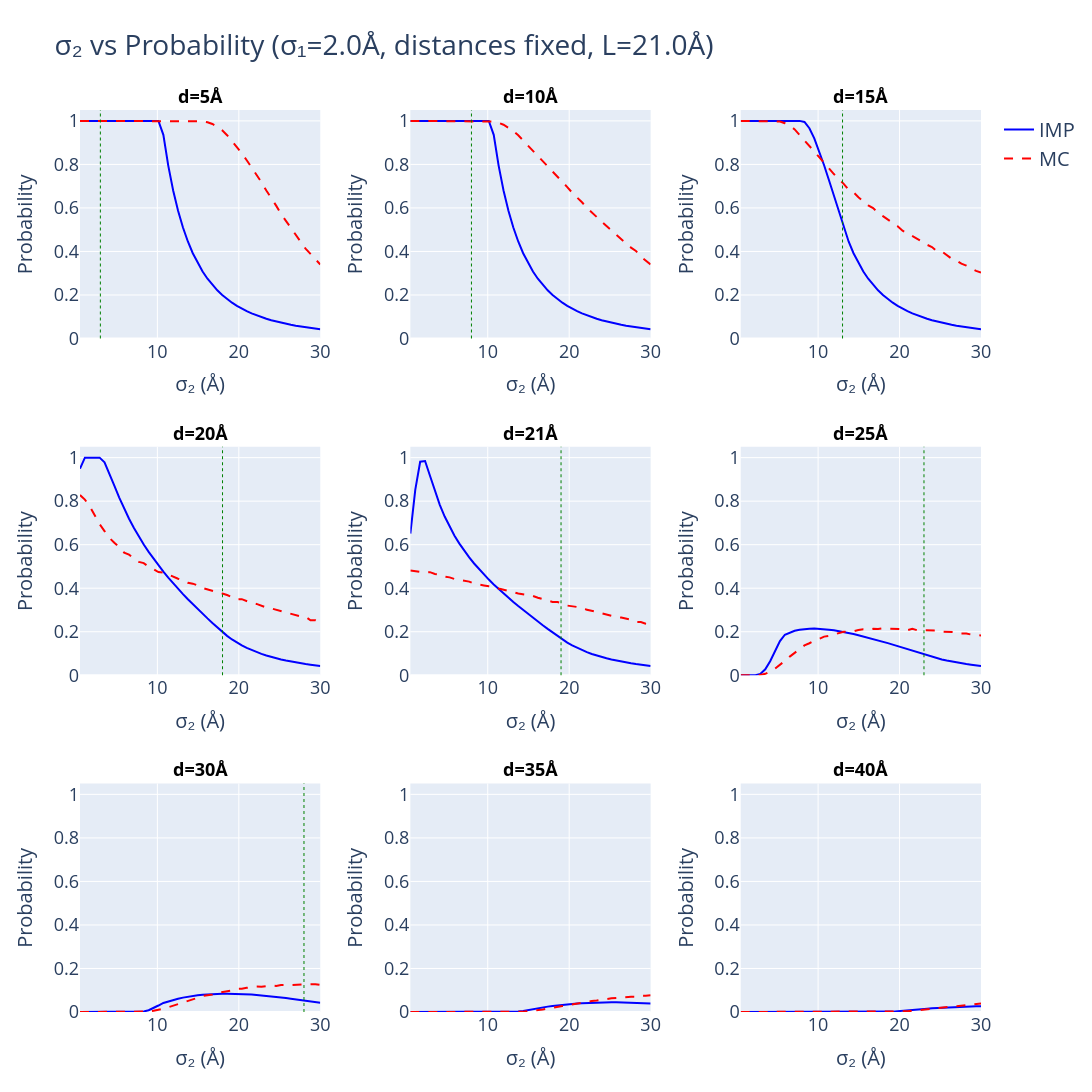

This figure's notebook cell:
### Code cell
# =============================================================================
# CELL 3: Fixed distance, σ₁=2.0Å, varying σ₂
# =============================================================================

np.random.seed(42)

# Control variables
SAVE_PLOTS = True
L = 21.0
N_MC = 50000
SIGMA1 = 2.0

print("\n" + "="*70)
print(f"CELL 3: σ₂ vs Probability (σ₁={SIGMA1}Å, distance fixed)")
print("="*70)

distance_values = [5, 10, 15, 20, 21, 25, 30, 35, 40]
sigma2_range = np.linspace(0.5, 30, 50)
p1 = np.array([0.0, 0.0, 0.0])

fig = make_subplots(
    rows=3, cols=3,
    subplot_titles=[f'd={d}Å' for d in distance_values],
    vertical_spacing=0.12,  # Increased spacing
    horizontal_spacing=0.10
)

for idx, dist in enumerate(distance_values):
    row = idx // 3 + 1
    col = idx % 3 + 1
    
    #print(f"Computing d={dist}Å...")
    
    p2 = np.array([dist, 0.0, 0.0])
    prob_imp = []
    prob_mc = []
    
    for sigma2 in sigma2_range:
        prob_imp.append(compute_imp_probability(dist, SIGMA1, sigma2, L))
        prob_mc.append(compute_mc_probability(p1, p2, SIGMA1, sigma2, L, N=N_MC))
    
    fig.add_trace(
        go.Scatter(x=sigma2_range, y=prob_imp, mode='lines',
                  name='IMP', line=dict(color='blue', width=2),
                  showlegend=(idx==0)),
        row=row, col=col
    )
    
    fig.add_trace(
        go.Scatter(x=sigma2_range, y=prob_mc, mode='lines',
                  name='MC', line=dict(color='red', width=2, dash='dash'),
                  showlegend=(idx==0)),
        row=row, col=col
    )
    
    # Mark the regime boundary (σ₁ + σ₂ = d)
    boundary_sigma2 = dist - SIGMA1
    if 0.5 <= boundary_sigma2 <= 30:
        fig.add_vline(x=boundary_sigma2, line=dict(color='green', dash='dot', width=1),
                     row=row, col=col)

for i in range(1, 4):
    for j in range(1, 4):
        fig.update_xaxes(
            title_text="σ₂ (Å)",
            row=i,
            col=j,
            title_font=dict(size=20),
            tickfont=dict(size=18)
        )
        fig.update_yaxes(
            title_text="Probability",
            row=i,
            col=j,
            title_font=dict(size=20),
            tickfont=dict(size=18),
            range=[0, 1.05]
        )

fig.update_layout(
    height=1100,
    width=1500,
    title_text=f"σ₂ vs Probability (σ₁={SIGMA1}Å, distances fixed, L={L}Å)",
    title_font=dict(size=28),
    showlegend=True,
    legend=dict(font=dict(size=20)),
    font=dict(size=18),
    margin=dict(l=80, r=60, t=110, b=80)
)

for ann in fig.layout.annotations:
    ann.font = dict(size=18, color="black")
    ann.text = f"<b>{ann.text}</b>"

fig.show()

if SAVE_PLOTS:
    os.makedirs("output_figures", exist_ok=True)
    fig.write_html("output_figures/cell3_fixed_distance_vary_sigma2.html")
    print("Saved: output_figures/cell3_fixed_distance_vary_sigma2.html")

print("="*70)
print("CELL 3 COMPLETE")
print("="*70)

### Figure 1 — Plotly figure (JSON) as saved in the notebook; plotly's stock layout.template omitted (floating-point values rounded to 4 significant figures)
{"data": [{"line": {"color": "blue", "width": 2}, "mode": "lines", "name": "IMP", "showlegend": true, "type": "scatter", "x": [0.5, 1.102, 1.704, 2.306, 2.908, 3.51, 4.112, 4.714, 5.316, 5.918, 6.52, 7.122, 7.724, 8.327, 8.929, 9.531, 10.13, 10.73, 11.34, 11.94, 12.54, 13.14, 13.74, 14.35, 14.95, 15.55, 16.15, 16.76, 17.36, 17.96, 18.56, 19.16, 19.77, 20.37, 20.97, 21.57, 22.17, 22.78, 23.38, 23.98, 24.58, 25.18, 25.79, 26.39, 26.99, 27.59, 28.19, 28.8, 29.4, 30.0], "xaxis": "x", "y": [1, 1, 1, 1, 1, 1, 1, 1, 1, 1, 1, 1, 1, 1, 1, 1, 1, 0.9358, 0.7945, 0.6803, 0.5869, 0.5099, 0.4458, 0.392, 0.3465, 0.3078, 0.2747, 0.2461, 0.2214, 0.1999, 0.181, 0.1645, 0.1499, 0.137, 0.1255, 0.1153, 0.1062, 0.09799, 0.09061, 0.08395, 0.07794, 0.07248, 0.06752, 0.063, 0.05888, 0.05511, 0.05165, 0.04848, 0.04556, 0.04288], "yaxis": "y"}, {"line": {"color": "red", "dash": "dash", "width": 2}, "mode": "lines", "name": "MC", "showlegend": true, "type": "scatter", "x": [0.5, 1.102, 1.704, 2.306, 2.908, 3.51, 4.112, 4.714, 5.316, 5.918, 6.52, 7.122, 7.724, 8.327, 8.929, 9.531, 10.13, 10.73, 11.34, 11.94, 12.54, 13.14, 13.74, 14.35, 14.95, 15.55, 16.15, 16.76, 17.36, 17.96, 18.56, 19.16, 19.77, 20.37, 20.97, 21.57, 22.17, 22.78, 23.38, 23.98, 24.58, 25.18, 25.79, 26.39, 26.99, 27.59, 28.19, 28.8, 29.4, 30.0], "xaxis": "x", "y": [1, 1, 1, 1, 1, 1, 1, 1, 1, 1, 1, 1, 1, 1, 1, 1, 1, 1, 1, 1, 1, 1, 1, 1, 0.9996, 0.998, 0.9935, 0.9858, 0.9726, 0.9564, 0.9341, 0.9077, 0.881, 0.851, 0.8192, 0.7864, 0.7503, 0.7182, 0.6798, 0.6474, 0.6105, 0.5725, 0.5399, 0.5041, 0.4712, 0.4445, 0.4129, 0.3889, 0.3643, 0.3402], "yaxis": "y"}, {"line": {"color": "blue", "width": 2}, "mode": "lines", "name": "IMP", "showlegend": false, "type": "scatter", "x": [0.5, 1.102, 1.704, 2.306, 2.908, 3.51, 4.112, 4.714, 5.316, 5.918, 6.52, 7.122, 7.724, 8.327, 8.929, 9.531, 10.13, 10.73, 11.34, 11.94, 12.54, 13.14, 13.74, 14.35, 14.95, 15.55, 16.15, 16.76, 17.36, 17.96, 18.56, 19.16, 19.77, 20.37, 20.97, 21.57, 22.17, 22.78, 23.38, 23.98, 24.58, 25.18, 25.79, 26.39, 26.99, 27.59, 28.19, 28.8, 29.4, 30.0], "xaxis": "x2", "y": [1, 1, 1, 1, 1, 1, 1, 1, 1, 1, 1, 1, 1, 1, 1, 1, 1, 0.9358, 0.7945, 0.6803, 0.5869, 0.5099, 0.4458, 0.392, 0.3465, 0.3078, 0.2747, 0.2461, 0.2214, 0.1999, 0.181, 0.1645, 0.1499, 0.137, 0.1255, 0.1153, 0.1062, 0.09799, 0.09061, 0.08395, 0.07794, 0.07248, 0.06752, 0.063, 0.05888, 0.05511, 0.05165, 0.04848, 0.04556, 0.04288], "yaxis": "y2"}, {"line": {"color": "red", "dash": "dash", "width": 2}, "mode": "lines", "name": "MC", "showlegend": false, "type": "scatter", "x": [0.5, 1.102, 1.704, 2.306, 2.908, 3.51, 4.112, 4.714, 5.316, 5.918, 6.52, 7.122, 7.724, 8.327, 8.929, 9.531, 10.13, 10.73, 11.34, 11.94, 12.54, 13.14, 13.74, 14.35, 14.95, 15.55, 16.15, 16.76, 17.36, 17.96, 18.56, 19.16, 19.77, 20.37, 20.97, 21.57, 22.17, 22.78, 23.38, 23.98, 24.58, 25.18, 25.79, 26.39, 26.99, 27.59, 28.19, 28.8, 29.4, 30.0], "xaxis": "x2", "y": [1, 1, 1, 1, 1, 1, 1, 1, 1, 1, 1, 1, 1, 1, 1, 1.0, 0.9993, 0.9969, 0.9912, 0.9823, 0.9684, 0.9532, 0.9337, 0.9099, 0.8889, 0.8656, 0.8406, 0.8144, 0.7906, 0.7659, 0.7439, 0.7204, 0.6959, 0.67, 0.649, 0.6258, 0.6008, 0.581, 0.5582, 0.5372, 0.5166, 0.4958, 0.4772, 0.4542, 0.4363, 0.4177, 0.4026, 0.3759, 0.3594, 0.3403], "yaxis": "y2"}, {"line": {"color": "blue", "width": 2}, "mode": "lines", "name": "IMP", "showlegend": false, "type": "scatter", "x": [0.5, 1.102, 1.704, 2.306, 2.908, 3.51, 4.112, 4.714, 5.316, 5.918, 6.52, 7.122, 7.724, 8.327, 8.929, 9.531, 10.13, 10.73, 11.34, 11.94, 12.54, 13.14, 13.74, 14.35, 14.95, 15.55, 16.15, 16.76, 17.36, 17.96, 18.56, 19.16, 19.77, 20.37, 20.97, 21.57, 22.17, 22.78, 23.38, 23.98, 24.58, 25.18, 25.79, 26.39, 26.99, 27.59, 28.19, 28.8, 29.4, 30.0], "xaxis": "x3", "y": [1, 1, 1, 1, 1, 1, 1, 1, 1, 1, 1, 1, 1, 0.9952, 0.9661, 0.9193, 0.8613, 0.7963, 0.7271, 0.6555, 0.5827, 0.5099, 0.4458, 0.392, 0.3465, 0.3078, 0.2747, 0.2461, 0.2214, 0.1999, 0.181, 0.1645, 0.1499, 0.137, 0.1255, 0.1153, 0.1062, 0.09799, 0.09061, 0.08395, 0.07794, 0.07248, 0.06752, 0.063, 0.05888, 0.05511, 0.05165, 0.04848, 0.04556, 0.04288], "yaxis": "y3"}, {"line": {"color": "red", "dash": "dash", "width": 2}, "mode": "lines", "name": "MC", "showlegend": false, "type": "scatter", "x": [0.5, 1.102, 1.704, 2.306, 2.908, 3.51, 4.112, 4.714, 5.316, 5.918, 6.52, 7.122, 7.724, 8.327, 8.929, 9.531, 10.13, 10.73, 11.34, 11.94, 12.54, 13.14, 13.74, 14.35, 14.95, 15.55, 16.15, 16.76, 17.36, 17.96, 18.56, 19.16, 19.77, 20.37, 20.97, 21.57, 22.17, 22.78, 23.38, 23.98, 24.58, 25.18, 25.79, 26.39, 26.99, 27.59, 28.19, 28.8, 29.4, 30.0], "xaxis": "x3", "y": [1, 1, 1, 1, 1, 1, 1, 0.9998, 0.9969, 0.9894, 0.9788, 0.9609, 0.9365, 0.9121, 0.8861, 0.8593, 0.8333, 0.8054, 0.7818, 0.7556, 0.7353, 0.7108, 0.6834, 0.672, 0.6494, 0.6325, 0.612, 0.5995, 0.5776, 0.5625, 0.5448, 0.5307, 0.5159, 0.4954, 0.4841, 0.473, 0.4582, 0.445, 0.4306, 0.4206, 0.4014, 0.4001, 0.3842, 0.3667, 0.358, 0.3437, 0.3352, 0.321, 0.3108, 0.3033], "yaxis": "y3"}, {"line": {"color": "blue", "width": 2}, "mode": "lines", "name": "IMP", "showlegend": false, "type": "scatter", "x": [0.5, 1.102, 1.704, 2.306, 2.908, 3.51, 4.112, 4.714, 5.316, 5.918, 6.52, 7.122, 7.724, 8.327, 8.929, 9.531, 10.13, 10.73, 11.34, 11.94, 12.54, 13.14, 13.74, 14.35, 14.95, 15.55, 16.15, 16.76, 17.36, 17.96, 18.56, 19.16, 19.77, 20.37, 20.97, 21.57, 22.17, 22.78, 23.38, 23.98, 24.58, 25.18, 25.79, 26.39, 26.99, 27.59, 28.19, 28.8, 29.4, 30.0], "xaxis": "x4", "y": [0.9491, 1, 1, 1, 1, 0.9785, 0.9276, 0.8711, 0.8166, 0.7659, 0.7194, 0.6767, 0.6374, 0.6009, 0.5669, 0.5349, 0.5047, 0.4761, 0.4487, 0.4225, 0.3973, 0.373, 0.3494, 0.3265, 0.3043, 0.2825, 0.2612, 0.2404, 0.2199, 0.1998, 0.181, 0.1645, 0.1499, 0.137, 0.1255, 0.1153, 0.1062, 0.09799, 0.09061, 0.08395, 0.07794, 0.07248, 0.06752, 0.063, 0.05888, 0.05511, 0.05165, 0.04848, 0.04556, 0.04288], "yaxis": "y4"}, {"line": {"color": "red", "dash": "dash", "width": 2}, "mode": "lines", "name": "MC", "showlegend": false, "type": "scatter", "x": [0.5, 1.102, 1.704, 2.306, 2.908, 3.51, 4.112, 4.714, 5.316, 5.918, 6.52, 7.122, 7.724, 8.327, 8.929, 9.531, 10.13, 10.73, 11.34, 11.94, 12.54, 13.14, 13.74, 14.35, 14.95, 15.55, 16.15, 16.76, 17.36, 17.96, 18.56, 19.16, 19.77, 20.37, 20.97, 21.57, 22.17, 22.78, 23.38, 23.98, 24.58, 25.18, 25.79, 26.39, 26.99, 27.59, 28.19, 28.8, 29.4, 30.0], "xaxis": "x4", "y": [0.8281, 0.8072, 0.7758, 0.7332, 0.6942, 0.6623, 0.6313, 0.6086, 0.5888, 0.5637, 0.5541, 0.5361, 0.521, 0.5155, 0.4987, 0.4872, 0.4744, 0.4723, 0.4629, 0.4501, 0.4435, 0.4357, 0.4249, 0.4208, 0.4131, 0.4006, 0.3934, 0.3892, 0.3808, 0.3756, 0.3687, 0.3585, 0.3485, 0.3495, 0.3411, 0.3325, 0.3278, 0.3183, 0.3112, 0.3071, 0.3005, 0.2953, 0.2894, 0.2812, 0.2754, 0.2703, 0.2684, 0.2529, 0.2527, 0.2442], "yaxis": "y4"}, {"line": {"color": "blue", "width": 2}, "mode": "lines", "name": "IMP", "showlegend": false, "type": "scatter", "x": [0.5, 1.102, 1.704, 2.306, 2.908, 3.51, 4.112, 4.714, 5.316, 5.918, 6.52, 7.122, 7.724, 8.327, 8.929, 9.531, 10.13, 10.73, 11.34, 11.94, 12.54, 13.14, 13.74, 14.35, 14.95, 15.55, 16.15, 16.76, 17.36, 17.96, 18.56, 19.16, 19.77, 20.37, 20.97, 21.57, 22.17, 22.78, 23.38, 23.98, 24.58, 25.18, 25.79, 26.39, 26.99, 27.59, 28.19, 28.8, 29.4, 30.0], "xaxis": "x5", "y": [0.6506, 0.8521, 0.9812, 0.9842, 0.9167, 0.8458, 0.7831, 0.7292, 0.6824, 0.6414, 0.6048, 0.5718, 0.5415, 0.5136, 0.4875, 0.463, 0.4397, 0.4175, 0.3962, 0.3757, 0.3559, 0.3366, 0.3179, 0.2996, 0.2817, 0.2641, 0.2469, 0.23, 0.2133, 0.1968, 0.1805, 0.1645, 0.1499, 0.137, 0.1255, 0.1153, 0.1062, 0.09799, 0.09061, 0.08395, 0.07794, 0.07248, 0.06752, 0.063, 0.05888, 0.05511, 0.05165, 0.04848, 0.04556, 0.04288], "yaxis": "y5"}, {"line": {"color": "red", "dash": "dash", "width": 2}, "mode": "lines", "name": "MC", "showlegend": false, "type": "scatter", "x": [0.5, 1.102, 1.704, 2.306, 2.908, 3.51, 4.112, 4.714, 5.316, 5.918, 6.52, 7.122, 7.724, 8.327, 8.929, 9.531, 10.13, 10.73, 11.34, 11.94, 12.54, 13.14, 13.74, 14.35, 14.95, 15.55, 16.15, 16.76, 17.36, 17.96, 18.56, 19.16, 19.77, 20.37, 20.97, 21.57, 22.17, 22.78, 23.38, 23.98, 24.58, 25.18, 25.79, 26.39, 26.99, 27.59, 28.19, 28.8, 29.4, 30.0], "xaxis": "x5", "y": [0.4812, 0.4787, 0.4772, 0.4716, 0.4737, 0.4655, 0.4628, 0.4538, 0.4498, 0.4421, 0.4381, 0.4338, 0.4303, 0.4207, 0.4181, 0.4127, 0.4089, 0.4064, 0.3986, 0.3941, 0.3881, 0.3822, 0.3757, 0.3714, 0.3679, 0.3642, 0.356, 0.3501, 0.3461, 0.3371, 0.3362, 0.33, 0.3201, 0.3166, 0.3134, 0.3107, 0.3008, 0.2975, 0.2916, 0.2847, 0.2788, 0.2759, 0.2678, 0.2653, 0.2614, 0.2551, 0.2449, 0.2446, 0.2365, 0.2308], "yaxis": "y5"}, {"line": {"color": "blue", "width": 2}, "mode": "lines", "name": "IMP", "showlegend": false, "type": "scatter", "x": [0.5, 1.102, 1.704, 2.306, 2.908, 3.51, 4.112, 4.714, 5.316, 5.918, 6.52, 7.122, 7.724, 8.327, 8.929, 9.531, 10.13, 10.73, 11.34, 11.94, 12.54, 13.14, 13.74, 14.35, 14.95, 15.55, 16.15, 16.76, 17.36, 17.96, 18.56, 19.16, 19.77, 20.37, 20.97, 21.57, 22.17, 22.78, 23.38, 23.98, 24.58, 25.18, 25.79, 26.39, 26.99, 27.59, 28.19, 28.8, 29.4, 30.0], "xaxis": "x6", "y": [0, 0, 0, 0.0001494, 0.006158, 0.02751, 0.06481, 0.1115, 0.1567, 0.1863, 0.1969, 0.2043, 0.2093, 0.2124, 0.214, 0.2143, 0.2135, 0.2118, 0.2094, 0.2064, 0.2027, 0.1986, 0.1941, 0.1892, 0.184, 0.1785, 0.1727, 0.1667, 0.1605, 0.1541, 0.1475, 0.1408, 0.1339, 0.1269, 0.1198, 0.1126, 0.1053, 0.09792, 0.09061, 0.08395, 0.07794, 0.07248, 0.06752, 0.063, 0.05888, 0.05511, 0.05165, 0.04848, 0.04556, 0.04288], "yaxis": "y6"}, {"line": {"color": "red", "dash": "dash", "width": 2}, "mode": "lines", "name": "MC", "showlegend": false, "type": "scatter", "x": [0.5, 1.102, 1.704, 2.306, 2.908, 3.51, 4.112, 4.714, 5.316, 5.918, 6.52, 7.122, 7.724, 8.327, 8.929, 9.531, 10.13, 10.73, 11.34, 11.94, 12.54, 13.14, 13.74, 14.35, 14.95, 15.55, 16.15, 16.76, 17.36, 17.96, 18.56, 19.16, 19.77, 20.37, 20.97, 21.57, 22.17, 22.78, 23.38, 23.98, 24.58, 25.18, 25.79, 26.39, 26.99, 27.59, 28.19, 28.8, 29.4, 30.0], "xaxis": "x6", "y": [0, 0, 0, 4e-05, 0.00124, 0.00668, 0.01674, 0.03088, 0.04654, 0.06574, 0.08568, 0.1019, 0.1189, 0.1372, 0.1471, 0.1592, 0.1666, 0.1775, 0.1809, 0.1883, 0.1946, 0.2001, 0.2009, 0.2016, 0.2078, 0.2108, 0.2095, 0.2132, 0.2122, 0.2155, 0.2144, 0.2134, 0.2141, 0.2122, 0.2073, 0.2137, 0.2068, 0.207, 0.2082, 0.2072, 0.2059, 0.2005, 0.1994, 0.1969, 0.1978, 0.1923, 0.192, 0.1869, 0.1847, 0.1828], "yaxis": "y6"}, {"line": {"color": "blue", "width": 2}, "mode": "lines", "name": "IMP", "showlegend": false, "type": "scatter", "x": [0.5, 1.102, 1.704, 2.306, 2.908, 3.51, 4.112, 4.714, 5.316, 5.918, 6.52, 7.122, 7.724, 8.327, 8.929, 9.531, 10.13, 10.73, 11.34, 11.94, 12.54, 13.14, 13.74, 14.35, 14.95, 15.55, 16.15, 16.76, 17.36, 17.96, 18.56, 19.16, 19.77, 20.37, 20.97, 21.57, 22.17, 22.78, 23.38, 23.98, 24.58, 25.18, 25.79, 26.39, 26.99, 27.59, 28.19, 28.8, 29.4, 30.0], "xaxis": "x7", "y": [0, 0, 0, 0, 0, 0, 0, 0, 0, 0, 0, 3.065e-07, 0.0002822, 0.002388, 0.007998, 0.01756, 0.02981, 0.04161, 0.04926, 0.05556, 0.06116, 0.06606, 0.07028, 0.07386, 0.07684, 0.07926, 0.08116, 0.08257, 0.08353, 0.08408, 0.08424, 0.08404, 0.08351, 0.08267, 0.08155, 0.08016, 0.07852, 0.07665, 0.07456, 0.07228, 0.06981, 0.06716, 0.06434, 0.06138, 0.05826, 0.05501, 0.05165, 0.04848, 0.04556, 0.04288], "yaxis": "y7"}, {"line": {"color": "red", "dash": "dash", "width": 2}, "mode": "lines", "name": "MC", "showlegend": false, "type": "scatter", "x": [0.5, 1.102, 1.704, 2.306, 2.908, 3.51, 4.112, 4.714, 5.316, 5.918, 6.52, 7.122, 7.724, 8.327, 8.929, 9.531, 10.13, 10.73, 11.34, 11.94, 12.54, 13.14, 13.74, 14.35, 14.95, 15.55, 16.15, 16.76, 17.36, 17.96, 18.56, 19.16, 19.77, 20.37, 20.97, 21.57, 22.17, 22.78, 23.38, 23.98, 24.58, 25.18, 25.79, 26.39, 26.99, 27.59, 28.19, 28.8, 29.4, 30.0], "xaxis": "x7", "y": [0, 0, 0, 0, 0, 0, 0, 0, 0, 0, 0, 0, 2e-05, 0.00064, 0.0022, 0.00566, 0.0097, 0.01546, 0.02162, 0.02934, 0.0372, 0.04544, 0.05122, 0.0582, 0.0649, 0.0734, 0.07706, 0.08042, 0.08832, 0.09156, 0.0971, 0.09906, 0.1065, 0.1069, 0.111, 0.1146, 0.1167, 0.1162, 0.1182, 0.1222, 0.12, 0.1236, 0.1237, 0.1245, 0.1251, 0.1252, 0.1253, 0.1284, 0.1279, 0.1248], "yaxis": "y7"}, {"line": {"color": "blue", "width": 2}, "mode": "lines", "name": "IMP", "showlegend": false, "type": "scatter", "x": [0.5, 1.102, 1.704, 2.306, 2.908, 3.51, 4.112, 4.714, 5.316, 5.918, 6.52, 7.122, 7.724, 8.327, 8.929, 9.531, 10.13, 10.73, 11.34, 11.94, 12.54, 13.14, 13.74, 14.35, 14.95, 15.55, 16.15, 16.76, 17.36, 17.96, 18.56, 19.16, 19.77, 20.37, 20.97, 21.57, 22.17, 22.78, 23.38, 23.98, 24.58, 25.18, 25.79, 26.39, 26.99, 27.59, 28.19, 28.8, 29.4, 30.0], "xaxis": "x8", "y": [0, 0, 0, 0, 0, 0, 0, 0, 0, 0, 0, 0, 0, 0, 0, 0, 0, 0, 0, 0, 2.714e-05, 0.0004364, 0.001892, 0.004863, 0.009274, 0.0143, 0.0183, 0.02157, 0.02468, 0.02759, 0.03028, 0.03273, 0.03494, 0.0369, 0.03862, 0.0401, 0.04134, 0.04236, 0.04315, 0.04373, 0.04411, 0.04429, 0.04428, 0.04409, 0.04373, 0.04321, 0.04252, 0.04169, 0.04071, 0.0396], "yaxis": "y8"}, {"line": {"color": "red", "dash": "dash", "width": 2}, "mode": "lines", "name": "MC", "showlegend": false, "type": "scatter", "x": [0.5, 1.102, 1.704, 2.306, 2.908, 3.51, 4.112, 4.714, 5.316, 5.918, 6.52, 7.122, 7.724, 8.327, 8.929, 9.531, 10.13, 10.73, 11.34, 11.94, 12.54, 13.14, 13.74, 14.35, 14.95, 15.55, 16.15, 16.76, 17.36, 17.96, 18.56, 19.16, 19.77, 20.37, 20.97, 21.57, 22.17, 22.78, 23.38, 23.98, 24.58, 25.18, 25.79, 26.39, 26.99, 27.59, 28.19, 28.8, 29.4, 30.0], "xaxis": "x8", "y": [0, 0, 0, 0, 0, 0, 0, 0, 0, 0, 0, 0, 0, 0, 0, 0, 0, 0, 0, 0, 0, 8e-05, 0.00042, 0.00134, 0.00348, 0.0054, 0.00798, 0.01162, 0.01506, 0.02034, 0.0246, 0.02754, 0.03104, 0.03514, 0.03826, 0.0443, 0.04684, 0.05036, 0.05244, 0.0573, 0.05952, 0.06314, 0.06512, 0.06474, 0.06814, 0.07014, 0.06936, 0.07562, 0.07476, 0.07664], "yaxis": "y8"}, {"line": {"color": "blue", "width": 2}, "mode": "lines", "name": "IMP", "showlegend": false, "type": "scatter", "x": [0.5, 1.102, 1.704, 2.306, 2.908, 3.51, 4.112, 4.714, 5.316, 5.918, 6.52, 7.122, 7.724, 8.327, 8.929, 9.531, 10.13, 10.73, 11.34, 11.94, 12.54, 13.14, 13.74, 14.35, 14.95, 15.55, 16.15, 16.76, 17.36, 17.96, 18.56, 19.16, 19.77, 20.37, 20.97, 21.57, 22.17, 22.78, 23.38, 23.98, 24.58, 25.18, 25.79, 26.39, 26.99, 27.59, 28.19, 28.8, 29.4, 30.0], "xaxis": "x9", "y": [0, 0, 0, 0, 0, 0, 0, 0, 0, 0, 0, 0, 0, 0, 0, 0, 0, 0, 0, 0, 0, 0, 0, 0, 0, 0, 0, 0, 2.289e-06, 9.928e-05, 0.0005744, 0.001717, 0.003627, 0.006074, 0.00838, 0.01018, 0.01197, 0.0137, 0.01535, 0.01692, 0.01839, 0.01975, 0.02099, 0.02211, 0.0231, 0.02397, 0.02472, 0.02534, 0.02584, 0.02622], "yaxis": "y9"}, {"line": {"color": "red", "dash": "dash", "width": 2}, "mode": "lines", "name": "MC", "showlegend": false, "type": "scatter", "x": [0.5, 1.102, 1.704, 2.306, 2.908, 3.51, 4.112, 4.714, 5.316, 5.918, 6.52, 7.122, 7.724, 8.327, 8.929, 9.531, 10.13, 10.73, 11.34, 11.94, 12.54, 13.14, 13.74, 14.35, 14.95, 15.55, 16.15, 16.76, 17.36, 17.96, 18.56, 19.16, 19.77, 20.37, 20.97, 21.57, 22.17, 22.78, 23.38, 23.98, 24.58, 25.18, 25.79, 26.39, 26.99, 27.59, 28.19, 28.8, 29.4, 30.0], "xaxis": "x9", "y": [0, 0, 0, 0, 0, 0, 0, 0, 0, 0, 0, 0, 0, 0, 0, 0, 0, 0, 0, 0, 0, 0, 0, 0, 0, 0, 0, 0, 0, 4e-05, 0.00024, 0.0005, 0.00106, 0.0022, 0.00308, 0.00558, 0.008, 0.0097, 0.01214, 0.01506, 0.01712, 0.0198, 0.0216, 0.02446, 0.02688, 0.02914, 0.031, 0.0343, 0.03576, 0.03876], "yaxis": "y9"}], "layout": {"annotations": [{"font": {"color": "black", "size": 18}, "showarrow": false, "text": "<b>d=5Å</b>", "x": 0.1333, "xanchor": "center", "xref": "paper", "y": 1, "yanchor": "bottom", "yref": "paper"}, {"font": {"color": "black", "size": 18}, "showarrow": false, "text": "<b>d=10Å</b>", "x": 0.5, "xanchor": "center", "xref": "paper", "y": 1, "yanchor": "bottom", "yref": "paper"}, {"font": {"color": "black", "size": 18}, "showarrow": false, "text": "<b>d=15Å</b>", "x": 0.8667, "xanchor": "center", "xref": "paper", "y": 1, "yanchor": "bottom", "yref": "paper"}, {"font": {"color": "black", "size": 18}, "showarrow": false, "text": "<b>d=20Å</b>", "x": 0.1333, "xanchor": "center", "xref": "paper", "y": 0.6267, "yanchor": "bottom", "yref": "paper"}, {"font": {"color": "black", "size": 18}, "showarrow": false, "text": "<b>d=21Å</b>", "x": 0.5, "xanchor": "center", "xref": "paper", "y": 0.6267, "yanchor": "bottom", "yref": "paper"}, {"font": {"color": "black", "size": 18}, "showarrow": false, "text": "<b>d=25Å</b>", "x": 0.8667, "xanchor": "center", "xref": "paper", "y": 0.6267, "yanchor": "bottom", "yref": "paper"}, {"font": {"color": "black", "size": 18}, "showarrow": false, "text": "<b>d=30Å</b>", "x": 0.1333, "xanchor": "center", "xref": "paper", "y": 0.2533, "yanchor": "bottom", "yref": "paper"}, {"font": {"color": "black", "size": 18}, "showarrow": false, "text": "<b>d=35Å</b>", "x": 0.5, "xanchor": "center", "xref": "paper", "y": 0.2533, "yanchor": "bottom", "yref": "paper"}, {"font": {"color": "black", "size": 18}, "showarrow": false, "text": "<b>d=40Å</b>", "x": 0.8667, "xanchor": "center", "xref": "paper", "y": 0.2533, "yanchor": "bottom", "yref": "paper"}], "font": {"size": 18}, "height": 1100, "legend": {"font": {"size": 20}}, "margin": {"b": 80, "l": 80, "r": 60, "t": 110}, "shapes": [{"line": {"color": "green", "dash": "dot", "width": 1}, "type": "line", "x0": 3, "x1": 3, "xref": "x", "y0": 0, "y1": 1, "yref": "y domain"}, {"line": {"color": "green", "dash": "dot", "width": 1}, "type": "line", "x0": 8, "x1": 8, "xref": "x2", "y0": 0, "y1": 1, "yref": "y2 domain"}, {"line": {"color": "green", "dash": "dot", "width": 1}, "type": "line", "x0": 13, "x1": 13, "xref": "x3", "y0": 0, "y1": 1, "yref": "y3 domain"}, {"line": {"color": "green", "dash": "dot", "width": 1}, "type": "line", "x0": 18, "x1": 18, "xref": "x4", "y0": 0, "y1": 1, "yref": "y4 domain"}, {"line": {"color": "green", "dash": "dot", "width": 1}, "type": "line", "x0": 19, "x1": 19, "xref": "x5", "y0": 0, "y1": 1, "yref": "y5 domain"}, {"line": {"color": "green", "dash": "dot", "width": 1}, "type": "line", "x0": 23, "x1": 23, "xref": "x6", "y0": 0, "y1": 1, "yref": "y6 domain"}, {"line": {"color": "green", "dash": "dot", "width": 1}, "type": "line", "x0": 28, "x1": 28, "xref": "x7", "y0": 0, "y1": 1, "yref": "y7 domain"}], "showlegend": true, "title": {"font": {"size": 28}, "text": "σ₂ vs Probability (σ₁=2.0Å, distances fixed, L=21.0Å)"}, "width": 1500, "xaxis": {"anchor": "y", "domain": [0, 0.2667], "tickfont": {"size": 18}, "title": {"font": {"size": 20}, "text": "σ₂ (Å)"}}, "xaxis2": {"anchor": "y2", "domain": [0.3667, 0.6333], "tickfont": {"size": 18}, "title": {"font": {"size": 20}, "text": "σ₂ (Å)"}}, "xaxis3": {"anchor": "y3", "domain": [0.7333, 1], "tickfont": {"size": 18}, "title": {"font": {"size": 20}, "text": "σ₂ (Å)"}}, "xaxis4": {"anchor": "y4", "domain": [0, 0.2667], "tickfont": {"size": 18}, "title": {"font": {"size": 20}, "text": "σ₂ (Å)"}}, "xaxis5": {"anchor": "y5", "domain": [0.3667, 0.6333], "tickfont": {"size": 18}, "title": {"font": {"size": 20}, "text": "σ₂ (Å)"}}, "xaxis6": {"anchor": "y6", "domain": [0.7333, 1], "tickfont": {"size": 18}, "title": {"font": {"size": 20}, "text": "σ₂ (Å)"}}, "xaxis7": {"anchor": "y7", "domain": [0, 0.2667], "tickfont": {"size": 18}, "title": {"font": {"size": 20}, "text": "σ₂ (Å)"}}, "xaxis8": {"anchor": "y8", "domain": [0.3667, 0.6333], "tickfont": {"size": 18}, "title": {"font": {"size": 20}, "text": "σ₂ (Å)"}}, "xaxis9": {"anchor": "y9", "domain": [0.7333, 1], "tickfont": {"size": 18}, "title": {"font": {"size": 20}, "text": "σ₂ (Å)"}}, "yaxis": {"anchor": "x", "domain": [0.7467, 1], "range": [0, 1.05], "tickfont": {"size": 18}, "title": {"font": {"size": 20}, "text": "Probability"}}, "yaxis2": {"anchor": "x2", "domain": [0.7467, 1], "range": [0, 1.05], "tickfont": {"size": 18}, "title": {"font": {"size": 20}, "text": "Probability"}}, "yaxis3": {"anchor": "x3", "domain": [0.7467, 1], "range": [0, 1.05], "tickfont": {"size": 18}, "title": {"font": {"size": 20}, "text": "Probability"}}, "yaxis4": {"anchor": "x4", "domain": [0.3733, 0.6267], "range": [0, 1.05], "tickfont": {"size": 18}, "title": {"font": {"size": 20}, "text": "Probability"}}, "yaxis5": {"anchor": "x5", "domain": [0.3733, 0.6267], "range": [0, 1.05], "tickfont": {"size": 18}, "title": {"font": {"size": 20}, "text": "Probability"}}, "yaxis6": {"anchor": "x6", "domain": [0.3733, 0.6267], "range": [0, 1.05], "tickfont": {"size": 18}, "title": {"font": {"size": 20}, "text": "Probability"}}, "yaxis7": {"anchor": "x7", "domain": [0, 0.2533], "range": [0, 1.05], "tickfont": {"size": 18}, "title": {"font": {"size": 20}, "text": "Probability"}}, "yaxis8": {"anchor": "x8", "domain": [0, 0.2533], "range": [0, 1.05], "tickfont": {"size": 18}, "title": {"font": {"size": 20}, "text": "Probability"}}, "yaxis9": {"anchor": "x9", "domain": [0, 0.2533], "range": [0, 1.05], "tickfont": {"size": 18}, "title": {"font": {"size": 20}, "text": "Probability"}}}}
